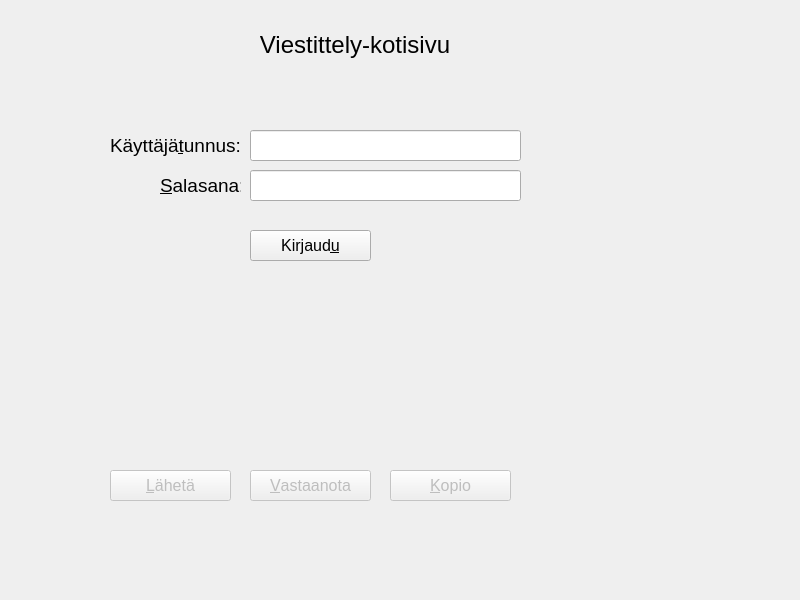
<?xml version="1.0" encoding="UTF-8"?>
<ui version="4.0">
 <class>MainWindow</class>
 <widget class="QMainWindow" name="MainWindow">
  <property name="geometry">
   <rect>
    <x>0</x>
    <y>0</y>
    <width>800</width>
    <height>600</height>
   </rect>
  </property>
  <property name="windowTitle">
   <string>Viestittely-kotisivu</string>
  </property>
  <property name="windowIcon">
   <iconset>
    <normaloff>cards.ico</normaloff>cards.ico</iconset>
  </property>
  <property name="toolTip">
   <string>Vie kursori haluamaasi kenttään tai painikkeelle, niin näet vihjeen.</string>
  </property>
  <widget class="QWidget" name="centralwidget">
   <widget class="QLabel" name="pylaotsikko_label">
    <property name="geometry">
     <rect>
      <x>260</x>
      <y>30</y>
      <width>190</width>
      <height>29</height>
     </rect>
    </property>
    <property name="font">
     <font>
      <pointsize>18</pointsize>
     </font>
    </property>
    <property name="text">
     <string>Viestittely-kotisivu</string>
    </property>
    <property name="alignment">
     <set>Qt::AlignCenter</set>
    </property>
   </widget>
   <widget class="QLabel" name="pkayttaja_label">
    <property name="geometry">
     <rect>
      <x>110</x>
      <y>130</y>
      <width>131</width>
      <height>31</height>
     </rect>
    </property>
    <property name="font">
     <font>
      <pointsize>14</pointsize>
     </font>
    </property>
    <property name="text">
     <string>Käyttäjä&amp;tunnus:</string>
    </property>
    <property name="alignment">
     <set>Qt::AlignLeading|Qt::AlignLeft|Qt::AlignVCenter</set>
    </property>
    <property name="buddy">
     <cstring>pkayttaja_lineEdit</cstring>
    </property>
   </widget>
   <widget class="QLabel" name="psalis_label">
    <property name="geometry">
     <rect>
      <x>160</x>
      <y>170</y>
      <width>81</width>
      <height>31</height>
     </rect>
    </property>
    <property name="font">
     <font>
      <pointsize>14</pointsize>
     </font>
    </property>
    <property name="text">
     <string>&amp;Salasana:</string>
    </property>
    <property name="buddy">
     <cstring>psalis_lineEdit</cstring>
    </property>
   </widget>
   <widget class="QPushButton" name="pkirjaudu_pushButton">
    <property name="geometry">
     <rect>
      <x>250</x>
      <y>230</y>
      <width>121</width>
      <height>31</height>
     </rect>
    </property>
    <property name="font">
     <font>
      <pointsize>12</pointsize>
     </font>
    </property>
    <property name="toolTip">
     <string>Kirjaudu Viestittely-ohjelmaan</string>
    </property>
    <property name="text">
     <string>Kirjaud&amp;u</string>
    </property>
    <property name="icon">
     <iconset>
      <normaloff>kirjaudu.png</normaloff>kirjaudu.png</iconset>
    </property>
   </widget>
   <widget class="QPushButton" name="plaheta_pushButton">
    <property name="enabled">
     <bool>false</bool>
    </property>
    <property name="geometry">
     <rect>
      <x>110</x>
      <y>470</y>
      <width>121</width>
      <height>31</height>
     </rect>
    </property>
    <property name="font">
     <font>
      <pointsize>12</pointsize>
     </font>
    </property>
    <property name="toolTip">
     <string>Siirry lähetä-sivulle</string>
    </property>
    <property name="text">
     <string>&amp;Lähetä</string>
    </property>
    <property name="icon">
     <iconset>
      <normaloff>laheta.png</normaloff>laheta.png</iconset>
    </property>
    <property name="iconSize">
     <size>
      <width>32</width>
      <height>32</height>
     </size>
    </property>
   </widget>
   <widget class="QPushButton" name="pvastaanota_pushButton">
    <property name="enabled">
     <bool>false</bool>
    </property>
    <property name="geometry">
     <rect>
      <x>250</x>
      <y>470</y>
      <width>121</width>
      <height>31</height>
     </rect>
    </property>
    <property name="font">
     <font>
      <pointsize>12</pointsize>
     </font>
    </property>
    <property name="toolTip">
     <string>Siirry vastaanota-sivulle</string>
    </property>
    <property name="layoutDirection">
     <enum>Qt::LeftToRight</enum>
    </property>
    <property name="text">
     <string>&amp;Vastaanota</string>
    </property>
    <property name="icon">
     <iconset>
      <normaloff>vastaanota.png</normaloff>vastaanota.png</iconset>
    </property>
    <property name="shortcut">
     <string>Alt+V</string>
    </property>
   </widget>
   <widget class="QPushButton" name="pkopio_pushButton">
    <property name="enabled">
     <bool>false</bool>
    </property>
    <property name="geometry">
     <rect>
      <x>390</x>
      <y>470</y>
      <width>121</width>
      <height>31</height>
     </rect>
    </property>
    <property name="font">
     <font>
      <pointsize>12</pointsize>
     </font>
    </property>
    <property name="toolTip">
     <string>Siirry kopio-sivulle</string>
    </property>
    <property name="layoutDirection">
     <enum>Qt::LeftToRight</enum>
    </property>
    <property name="autoFillBackground">
     <bool>false</bool>
    </property>
    <property name="text">
     <string>&amp;Kopio</string>
    </property>
    <property name="icon">
     <iconset>
      <normaloff>kopio.png</normaloff>kopio.png</iconset>
    </property>
    <property name="shortcut">
     <string>Alt+K</string>
    </property>
   </widget>
   <widget class="QLineEdit" name="pkayttaja_lineEdit">
    <property name="geometry">
     <rect>
      <x>250</x>
      <y>130</y>
      <width>271</width>
      <height>31</height>
     </rect>
    </property>
    <property name="font">
     <font>
      <pointsize>12</pointsize>
     </font>
    </property>
    <property name="toolTip">
     <string>käyttäjätunnus</string>
    </property>
    <property name="placeholderText">
     <string/>
    </property>
   </widget>
   <widget class="QLineEdit" name="psalis_lineEdit">
    <property name="geometry">
     <rect>
      <x>250</x>
      <y>170</y>
      <width>271</width>
      <height>31</height>
     </rect>
    </property>
    <property name="font">
     <font>
      <pointsize>12</pointsize>
     </font>
    </property>
    <property name="toolTip">
     <string>Käyttäjätunnuksen salasana</string>
    </property>
    <property name="echoMode">
     <enum>QLineEdit::Password</enum>
    </property>
   </widget>
  </widget>
 </widget>
 <tabstops>
  <tabstop>pkayttaja_lineEdit</tabstop>
  <tabstop>psalis_lineEdit</tabstop>
  <tabstop>pkirjaudu_pushButton</tabstop>
  <tabstop>plaheta_pushButton</tabstop>
  <tabstop>pvastaanota_pushButton</tabstop>
  <tabstop>pkopio_pushButton</tabstop>
 </tabstops>
 <resources/>
 <connections/>
</ui>
